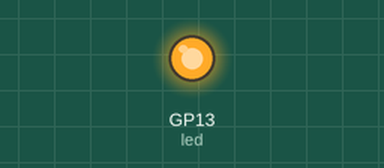
Simulated run of this program. Board: Raspberry Pi Pico running MicroPython. On the bench: output pins drawn as LEDs (lit = HIGH).

Above: at 1.0 s.
At 3.0 s:
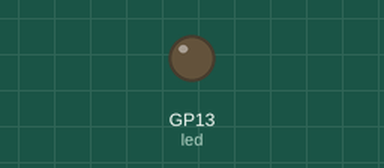
Timing chart, 0 to 5.2 s (numbered marks = the images above):
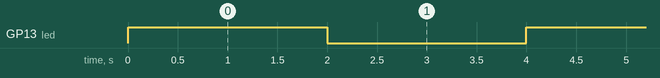

The program:

adafruit_feather_rp2040_mp_blink.py
```python
#adafruit_feather_rp2040_mp_blink.py
# Adafruit Feather RP2040 Micropython "blink"

from machine import Pin
from time import sleep

led = Pin(13, Pin.OUT)

while True:
    led.value(1)
    sleep(2)
    led.value(0)
    sleep(2)

# vim: ai et ts=4 sw=4 sts=4 nu
```

Measured:
- by itself, GP13 (led): alternates HIGH for 2.0 s and LOW for 2.0 s
